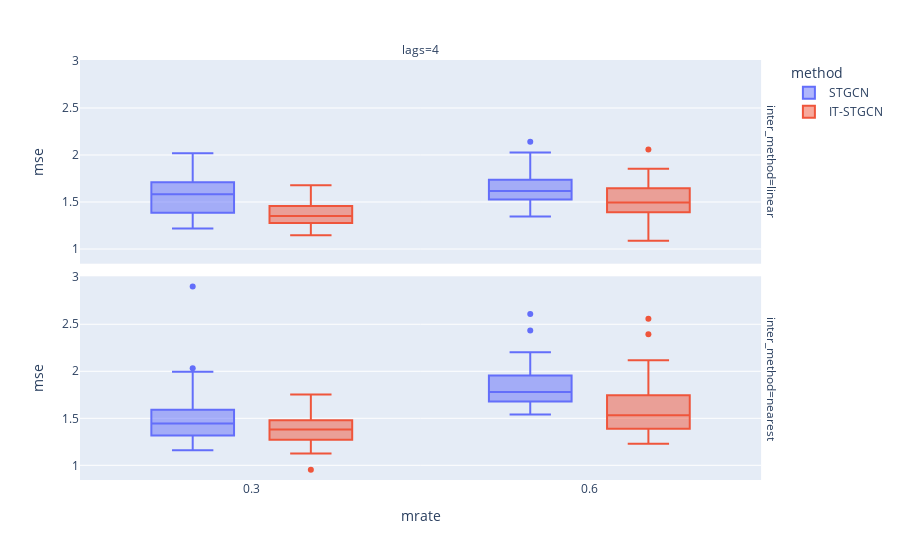

Notebook source saved alongside this figure:
### Markdown cell above
## random

### Code cell
data.query("method!='GNAR' and mtype =='rand' ").plot.box(backend='plotly',x='mrate',color='method',y='mse',facet_col='lags',facet_row='inter_method',height=800)

### Figure 1 — Plotly figure (JSON) as saved in the notebook; plotly's stock layout.template omitted (floating-point values rounded to 4 significant figures)
{"data": [{"alignmentgroup": "True", "hovertemplate": "method=STGCN<br>inter_method=linear<br>lags=4<br>mrate=%{x}<br>mse=%{y}<extra></extra>", "legendgroup": "STGCN", "marker": {"color": "#636efa"}, "name": "STGCN", "notched": false, "offsetgroup": "STGCN", "orientation": "v", "showlegend": true, "type": "box", "x": [0.3, 0.6, 0.3, 0.6, 0.3, 0.6, 0.3, 0.6, 0.3, 0.6, 0.3, 0.6, 0.3, 0.6, 0.3, 0.6, 0.3, 0.6, 0.3, 0.6, 0.3, 0.6, 0.3, 0.6, 0.3, 0.6, 0.3, 0.6, 0.3, 0.6, 0.3, 0.6, 0.3, 0.6, 0.3, 0.6, 0.3, 0.6, 0.3, 0.6, 0.3, 0.6, 0.3, 0.6, 0.3, 0.6, 0.3, 0.6, 0.3, 0.6, 0.3, 0.6, 0.3, 0.6, 0.3, 0.6, 0.3, 0.6, 0.3, 0.6], "x0": " ", "xaxis": "x2", "y": [1.778, 2.141, 1.622, 1.596, 1.217, 1.597, 1.502, 1.711, 1.579, 1.59, 1.385, 2.027, 1.376, 1.899, 1.922, 1.507, 1.631, 1.766, 1.382, 1.919, 1.46, 1.686, 1.889, 1.873, 1.753, 1.809, 1.445, 1.515, 1.534, 1.532, 2.019, 1.492, 1.705, 1.527, 1.348, 1.656, 1.711, 1.644, 1.608, 1.431, 1.531, 1.659, 1.325, 1.576, 1.685, 1.737, 1.686, 1.524, 1.766, 1.535, 1.71, 1.347, 1.586, 1.576, 1.386, 1.47, 1.367, 1.661, 1.346, 1.635], "y0": " ", "yaxis": "y2"}, {"alignmentgroup": "True", "hovertemplate": "method=STGCN<br>inter_method=nearest<br>lags=4<br>mrate=%{x}<br>mse=%{y}<extra></extra>", "legendgroup": "STGCN", "marker": {"color": "#636efa"}, "name": "STGCN", "notched": false, "offsetgroup": "STGCN", "orientation": "v", "showlegend": false, "type": "box", "x": [0.3, 0.6, 0.3, 0.6, 0.3, 0.6, 0.3, 0.6, 0.3, 0.6, 0.3, 0.6, 0.3, 0.6, 0.3, 0.6, 0.3, 0.6, 0.3, 0.6, 0.3, 0.6, 0.3, 0.6, 0.3, 0.6, 0.3, 0.6, 0.3, 0.6, 0.3, 0.6, 0.3, 0.6, 0.3, 0.6, 0.3, 0.6, 0.3, 0.6, 0.3, 0.6, 0.3, 0.6, 0.3, 0.6, 0.3, 0.6, 0.3, 0.6, 0.3, 0.6, 0.3, 0.6, 0.3, 0.6, 0.3, 0.6, 0.3, 0.6], "x0": " ", "xaxis": "x", "y": [1.475, 1.75, 1.654, 2.087, 1.441, 1.613, 1.325, 1.587, 2.032, 1.787, 2.902, 1.955, 1.587, 1.839, 1.446, 1.907, 1.592, 2.202, 1.877, 1.69, 1.198, 2.102, 1.496, 2.081, 1.57, 1.62, 1.306, 1.773, 1.577, 1.851, 1.317, 1.596, 1.761, 1.901, 1.218, 1.659, 1.159, 1.622, 1.629, 1.882, 1.481, 2.433, 1.994, 1.539, 1.434, 1.885, 1.269, 1.692, 1.37, 1.678, 1.42, 2.61, 1.207, 1.679, 1.252, 2.062, 1.387, 1.699, 1.439, 1.762], "y0": " ", "yaxis": "y"}, {"alignmentgroup": "True", "hovertemplate": "method=IT-STGCN<br>inter_method=linear<br>lags=4<br>mrate=%{x}<br>mse=%{y}<extra></extra>", "legendgroup": "IT-STGCN", "marker": {"color": "#EF553B"}, "name": "IT-STGCN", "notched": false, "offsetgroup": "IT-STGCN", "orientation": "v", "showlegend": true, "type": "box", "x": [0.3, 0.6, 0.3, 0.6, 0.3, 0.6, 0.3, 0.6, 0.3, 0.6, 0.3, 0.6, 0.3, 0.6, 0.3, 0.6, 0.3, 0.6, 0.3, 0.6, 0.3, 0.6, 0.3, 0.6, 0.3, 0.6, 0.3, 0.6, 0.3, 0.6, 0.3, 0.6, 0.3, 0.6, 0.3, 0.6, 0.3, 0.6, 0.3, 0.6, 0.3, 0.6, 0.3, 0.6, 0.3, 0.6, 0.3, 0.6, 0.3, 0.6, 0.3, 0.6, 0.3, 0.6, 0.3, 0.6, 0.3, 0.6, 0.3, 0.6], "x0": " ", "xaxis": "x2", "y": [1.335, 1.371, 1.278, 1.855, 1.166, 1.636, 1.314, 1.422, 1.504, 1.647, 1.189, 2.058, 1.374, 1.325, 1.157, 1.193, 1.2, 1.762, 1.353, 1.531, 1.401, 1.329, 1.381, 1.516, 1.543, 1.411, 1.312, 1.779, 1.457, 1.725, 1.414, 1.503, 1.678, 1.39, 1.567, 1.428, 1.467, 1.322, 1.477, 1.393, 1.376, 1.648, 1.172, 1.245, 1.236, 1.409, 1.286, 1.087, 1.357, 1.488, 1.283, 1.484, 1.145, 1.614, 1.352, 1.525, 1.322, 1.59, 1.535, 1.804], "y0": " ", "yaxis": "y2"}, {"alignmentgroup": "True", "hovertemplate": "method=IT-STGCN<br>inter_method=nearest<br>lags=4<br>mrate=%{x}<br>mse=%{y}<extra></extra>", "legendgroup": "IT-STGCN", "marker": {"color": "#EF553B"}, "name": "IT-STGCN", "notched": false, "offsetgroup": "IT-STGCN", "orientation": "v", "showlegend": false, "type": "box", "x": [0.3, 0.6, 0.3, 0.6, 0.3, 0.6, 0.3, 0.6, 0.3, 0.6, 0.3, 0.6, 0.3, 0.6, 0.3, 0.6, 0.3, 0.6, 0.3, 0.6, 0.3, 0.6, 0.3, 0.6, 0.3, 0.6, 0.3, 0.6, 0.3, 0.6, 0.3, 0.6, 0.3, 0.6, 0.3, 0.6, 0.3, 0.6, 0.3, 0.6, 0.3, 0.6, 0.3, 0.6, 0.3, 0.6, 0.3, 0.6, 0.3, 0.6, 0.3, 0.6, 0.3, 0.6, 0.3, 0.6, 0.3, 0.6, 0.3, 0.6], "x0": " ", "xaxis": "x", "y": [1.356, 1.381, 0.9522, 1.424, 1.25, 1.388, 1.341, 1.353, 1.126, 1.495, 1.239, 1.523, 1.21, 1.792, 1.469, 1.745, 1.572, 1.298, 1.306, 2.395, 1.357, 1.333, 1.237, 1.535, 1.47, 1.68, 1.158, 1.472, 1.279, 1.33, 1.618, 1.431, 1.48, 2.558, 1.349, 2.062, 1.752, 1.432, 1.731, 1.744, 1.53, 1.634, 1.431, 1.625, 1.403, 1.288, 1.434, 2.119, 1.497, 1.528, 1.538, 1.69, 1.43, 1.23, 1.405, 1.655, 1.35, 2.028, 1.273, 1.581], "y0": " ", "yaxis": "y"}], "layout": {"annotations": [{"font": {}, "showarrow": false, "text": "lags=4", "x": 0.49, "xanchor": "center", "xref": "paper", "y": 1, "yanchor": "bottom", "yref": "paper"}, {"font": {}, "showarrow": false, "text": "inter_method=nearest", "textangle": 90, "x": 0.98, "xanchor": "left", "xref": "paper", "y": 0.2425, "yanchor": "middle", "yref": "paper"}, {"font": {}, "showarrow": false, "text": "inter_method=linear", "textangle": 90, "x": 0.98, "xanchor": "left", "xref": "paper", "y": 0.7575, "yanchor": "middle", "yref": "paper"}], "autosize": true, "boxmode": "group", "legend": {"title": {"text": "method"}, "tracegroupgap": 0}, "margin": {"t": 60}, "xaxis": {"anchor": "y", "autorange": true, "domain": [0, 0.98], "range": [0.1489, 0.7511], "title": {"text": "mrate"}, "type": "linear"}, "xaxis2": {"anchor": "y2", "autorange": true, "domain": [0, 0.98], "matches": "x", "range": [0.1489, 0.7511], "showticklabels": false, "type": "linear"}, "yaxis": {"anchor": "x", "autorange": true, "domain": [0, 0.485], "range": [0.8439, 3.01], "title": {"text": "mse"}, "type": "linear"}, "yaxis2": {"anchor": "x2", "autorange": true, "domain": [0.515, 1], "matches": "y", "range": [0.8439, 3.01], "title": {"text": "mse"}, "type": "linear"}}}
